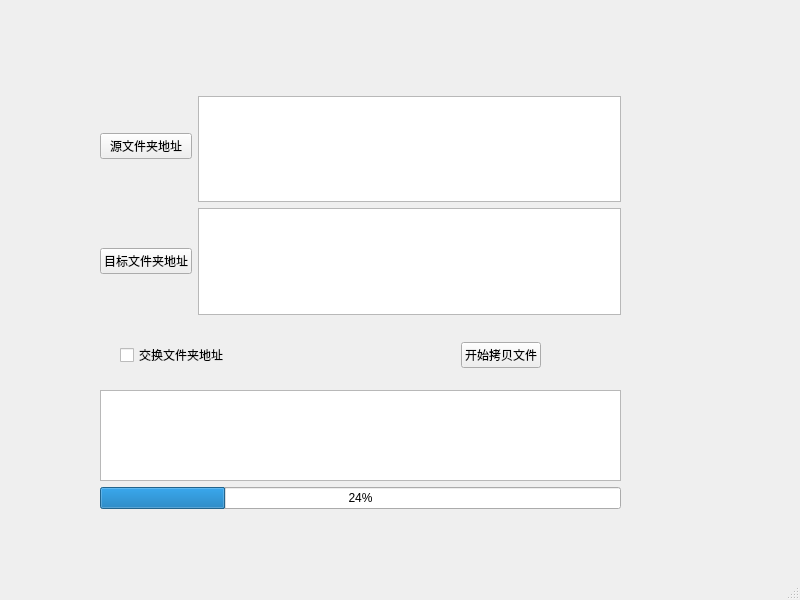
<?xml version="1.0" encoding="UTF-8"?>
<ui version="4.0">
 <class>MainWindow</class>
 <widget class="QMainWindow" name="MainWindow">
  <property name="geometry">
   <rect>
    <x>0</x>
    <y>0</y>
    <width>800</width>
    <height>600</height>
   </rect>
  </property>
  <property name="windowTitle">
   <string>MainWindow</string>
  </property>
  <widget class="QWidget" name="centralwidget">
   <widget class="QWidget" name="gridLayoutWidget">
    <property name="geometry">
     <rect>
      <x>100</x>
      <y>90</y>
      <width>521</width>
      <height>225</height>
     </rect>
    </property>
    <layout class="QGridLayout" name="gridLayout">
     <item row="3" column="1">
      <widget class="QTextBrowser" name="textBrowser_2"/>
     </item>
     <item row="1" column="1">
      <widget class="QTextBrowser" name="textBrowser_1"/>
     </item>
     <item row="0" column="0" rowspan="2">
      <widget class="QPushButton" name="pushButton_1">
       <property name="text">
        <string>源文件夹地址</string>
       </property>
      </widget>
     </item>
     <item row="3" column="0">
      <widget class="QPushButton" name="pushButton_2">
       <property name="text">
        <string>目标文件夹地址</string>
       </property>
      </widget>
     </item>
    </layout>
   </widget>
   <widget class="QWidget" name="layoutWidget">
    <property name="geometry">
     <rect>
      <x>100</x>
      <y>390</y>
      <width>521</width>
      <height>119</height>
     </rect>
    </property>
    <layout class="QVBoxLayout" name="verticalLayout">
     <item>
      <widget class="QTextBrowser" name="textBrowser_3"/>
     </item>
     <item>
      <widget class="QProgressBar" name="progressBar">
       <property name="value">
        <number>24</number>
       </property>
      </widget>
     </item>
    </layout>
   </widget>
   <widget class="QWidget" name="">
    <property name="geometry">
     <rect>
      <x>120</x>
      <y>340</y>
      <width>421</width>
      <height>30</height>
     </rect>
    </property>
    <layout class="QHBoxLayout" name="horizontalLayout">
     <item>
      <widget class="QCheckBox" name="checkBox">
       <property name="text">
        <string>交换文件夹地址</string>
       </property>
      </widget>
     </item>
     <item>
      <spacer name="horizontalSpacer">
       <property name="orientation">
        <enum>Qt::Horizontal</enum>
       </property>
       <property name="sizeHint" stdset="0">
        <size>
         <width>40</width>
         <height>20</height>
        </size>
       </property>
      </spacer>
     </item>
     <item>
      <widget class="QPushButton" name="pushButton_3">
       <property name="text">
        <string>开始拷贝文件</string>
       </property>
      </widget>
     </item>
    </layout>
   </widget>
  </widget>
  <widget class="QMenuBar" name="menubar">
   <property name="geometry">
    <rect>
     <x>0</x>
     <y>0</y>
     <width>800</width>
     <height>26</height>
    </rect>
   </property>
  </widget>
  <widget class="QStatusBar" name="statusbar"/>
 </widget>
 <resources/>
 <connections/>
</ui>
